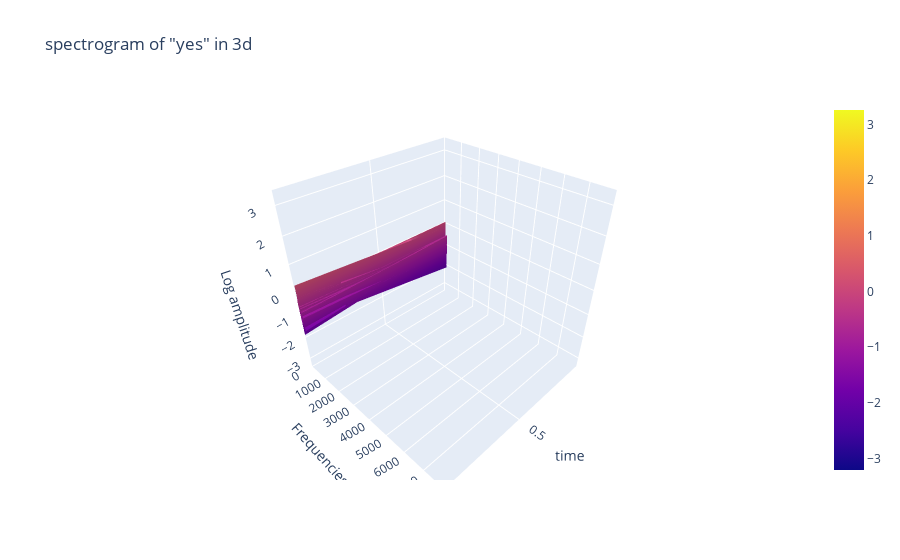

The cell this chart's notebook holds for it:
### Code cell
data = [go.Surface(z=spectrogram.T)]
layout = go.Layout(
    title = "spectrogram of \"yes\" in 3d",
    scene = dict(
        # yaxis = dict(title="Frequencies", range=freqs),
        # xaxis = dict(title="time", range=times),
        yaxis = dict(title="Frequencies", range=[freqs.min(), freqs.max()]),
        xaxis = dict(title="time", range=[times.min(), times.max()]),
        zaxis = dict(title="Log amplitude"),
    ),
)
fig = go.Figure(data=data, layout=layout)
py.iplot(fig)

### Figure 1 — Plotly figure (JSON) as saved in the notebook; plotly's stock layout.template omitted (floating-point values rounded to 4 significant figures; data arrays with more than 128 entries replaced by an {"elided": "..."} marker saying what was removed)
{"data": [{"type": "surface", "z": {"elided": "161x99 float values"}}], "layout": {"scene": {"xaxis": {"range": [0.01, 0.99], "title": {"text": "time"}}, "yaxis": {"range": [0, 8000], "title": {"text": "Frequencies"}}, "zaxis": {"title": {"text": "Log amplitude"}}}, "title": {"text": "spectrogram of \"yes\" in 3d"}}}
